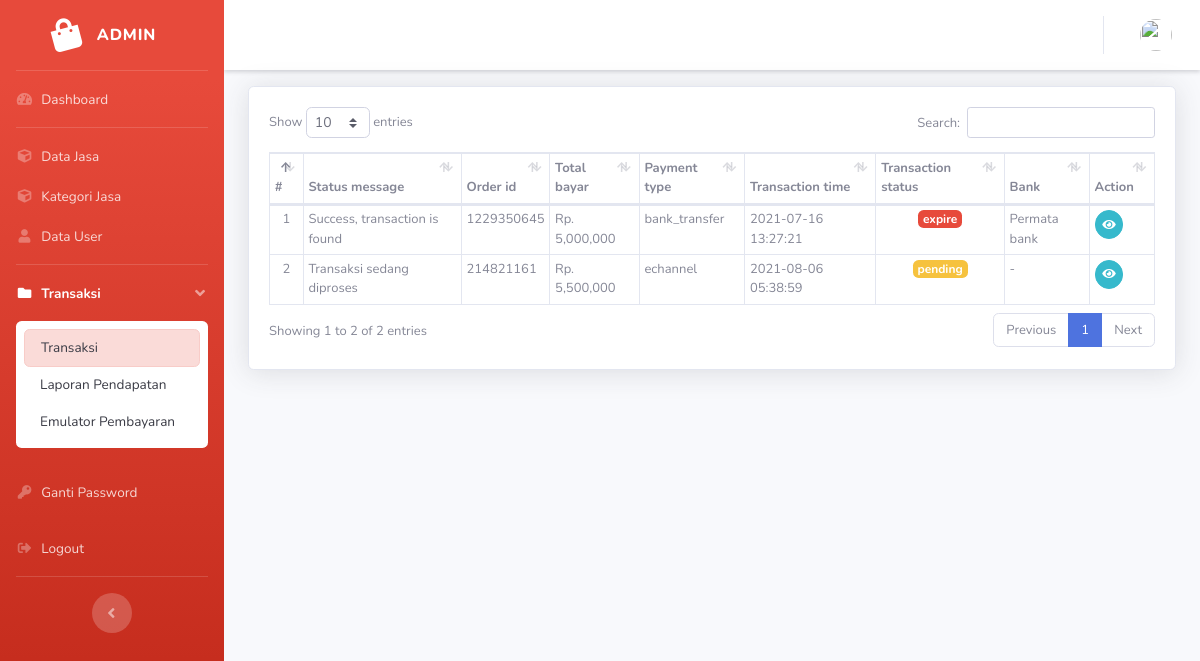
/index.php/snap/transaksi, run on the app's committed database.
### tables this page shows
CREATE TABLE `tb_transaksi` (
  `id_transaksi` int(11) NOT NULL,
  `status_code` int(11) NOT NULL,
  `status_message` varchar(255) NOT NULL,
  `transaction_id` varchar(255) NOT NULL,
  `order_id` int(255) NOT NULL,
  `gross_amount` int(255) NOT NULL,
  `payment_type` varchar(155) NOT NULL,
  `payment_code` int(255) NOT NULL,
  `transaction_time` varchar(255) NOT NULL,
  `transaction_status` varchar(255) NOT NULL,
  `fraud_status` varchar(100) NOT NULL,
  `bill_key` varchar(255) NOT NULL,
  `biller_code` varchar(255) NOT NULL,
  `pdf_url` text NOT NULL,
  `finish_redirect_url` text NOT NULL,
  `bank` varchar(100) NOT NULL,
  `va_number` varchar(100) NOT NULL,
  `bca_va_number` varchar(100) NOT NULL,
  `permata_va_number` varchar(100) NOT NULL
);

### application/controllers/Snap.php (called while the page is built, shortened)
<?php if (!defined('BASEPATH')) exit('No direct script access allowed');
class Snap extends CI_Controller
{
	public function __construct()
	{
		$this->load->library('midtrans');
		$this->load->helper('url');
		$this->load->model('Model_snap');
	}
	public function transaksi()
	{
		$data['title'] = 'Transaksi';
		$data['user'] = $this->db->get_where('user', ['email' => $this->session->userdata('email')])->row_array();
		$data['transaksi'] = $this->Model_snap->get_transaksi();
		$this->load->view('admin_templates/header', $data);
		$this->load->view('admin_templates/sidebar');
		$this->load->view('admin_templates/topbar', $data);
		$this->load->view('admin/transaksi', $data);
		$this->load->view('admin_templates/footer');
	}
}

### index.php (called while the page is built, shortened)
<?php
require_once BASEPATH.'core/CodeIgniter.php';

### application/models/Model_snap.php (called while the page is built, shortened)
<?php
class Model_snap extends CI_Model
{
   public function get_transaksi()
   {
      return $this->db->get('tb_transaksi')->result_array();
   }
}

### application/views/admin/transaksi.php (the view)
<div class="container" style="font-size:13px;">
   <div class="row">
      <div class="col-md">
         <div class="card shadow">
            <div class="card-body">
               <table id="dataTable" class="table table-bordered table-sm">
                  <thead>
                     <tr>
                        <th class="text-center">#</th>
                        <th>Status message</th>
                        <th>Order id</th>
                        <th>Total bayar</th>
                        <th>Payment type</th>
                        <th>Transaction time</th>
                        <th>Transaction status</th>
                        <th>Bank</th>
                        <th>Action</th>
                     </tr>
                  </thead>
                  <tbody>
                     <?php $i = 1; ?>
                     <?php foreach ($transaksi as $value) : ?>
                        <tr>
                           <td class="text-center"><?= $i++; ?></td>
                           <td><?= $value['status_message']; ?></td>
                           <td><?= $value['order_id']; ?></td>
                           <td>Rp. <?= number_format($value['gross_amount']); ?></td>
                           <td><?= $value['payment_type']; ?></td>
                           <td><?= $value['transaction_time']; ?></td>
                           <?php if ($value['transaction_status'] == 'pending') : ?>
                              <td class="text-center"><span class="badge badge-warning" style="font-size: 12px;"><?= $value['transaction_status']; ?></span></td>
                           <?php elseif ($value['transaction_status'] == 'expire') : ?>
                              <td class="text-center"><span class="badge badge-danger" style="font-size: 12px;"><?= $value['transaction_status']; ?></span></td>
                           <?php else : ?>
                              <td class="text-center"><span class="badge badge-success" style="font-size: 12px;"><?= $value['transaction_status']; ?></span></td>
                           <?php endif; ?>
                           <?php if ($value['permata_va_number'] == '-') : ?>
                              <td><?= $value['bank']; ?></td>
                           <?php else : ?>
                              <td><?= 'Permata bank'; ?></td>
                           <?php endif; ?>
                           <td><a class="btn btn-circle btn-sm btn-info" href="<?= base_url('snap/transaksi_detail/') . $value['id_transaksi']; ?>"><i class="fas fa-eye"></i></a></td>
                        </tr>
                     <?php endforeach; ?>
                  </tbody>
               </table>
            </div>
         </div>
      </div>
   </div>
</div>

### data on the page
tb_transaksi: status_message "Success, transaction is found", order "1229350645", gross_amount "5,000,000", payment_type "bank_transfer", transaction_time "2021-07-16 13:27:21", transaction_status "expire", permata_va_number "Permata bank"
tb_transaksi: status_message "Transaksi sedang diproses", order "214821161", gross_amount "5,500,000", payment_type "echannel", transaction_time "2021-08-06 05:38:59", transaction_status "pending", bank "-"
